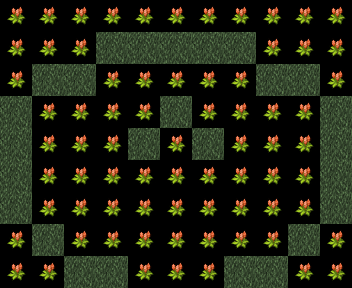

Below is a game level as drawn by its tile map, then a one-line description and the .tmx that defines it (tile-layer data replaced by summaries):
An orthogonal 11x9 tile map with 32x32 px tiles, 1 tile layer (Tile Layer 1).

<map version="1.0" orientation="orthogonal" width="11" height="9" tilewidth="32" tileheight="32">
 <tileset firstgid="1" name="tilset" tilewidth="32" tileheight="32">
  <image source="../../gfx/forest_tiles.png" width="256" height="256" />
 </tileset>
 <layer name="Tile Layer 1" width="11" height="9">
  <data>[99 cells, 99 non-empty, 2 distinct tile ids]</data>
 </layer>
</map>